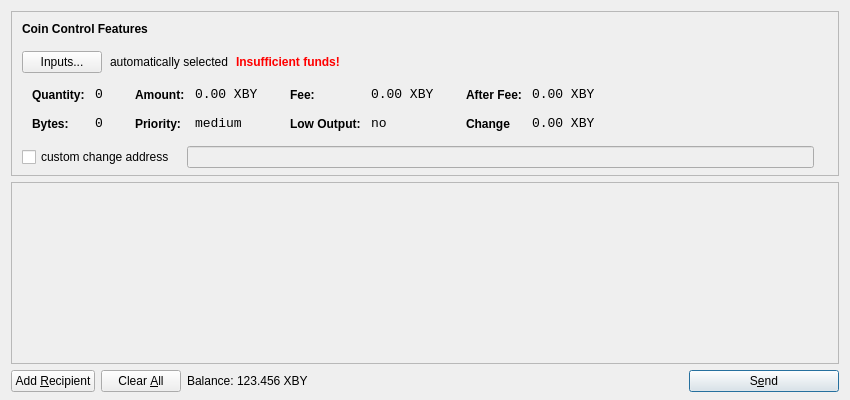
<?xml version="1.0" encoding="UTF-8"?>
<ui version="4.0">
 <class>SendCoinsDialog</class>
 <widget class="QDialog" name="SendCoinsDialog">
  <property name="geometry">
   <rect>
    <x>0</x>
    <y>0</y>
    <width>850</width>
    <height>400</height>
   </rect>
  </property>
  <property name="windowTitle">
   <string>Send Coins</string>
  </property>
  <layout class="QVBoxLayout" name="verticalLayout" stretch="0,1,0">
   <property name="bottomMargin">
    <number>8</number>
   </property>
   <item>
    <widget class="QFrame" name="frameCoinControl">
     <property name="sizePolicy">
      <sizepolicy hsizetype="Expanding" vsizetype="Expanding">
       <horstretch>0</horstretch>
       <verstretch>0</verstretch>
      </sizepolicy>
     </property>
     <property name="maximumSize">
      <size>
       <width>16777215</width>
       <height>16777215</height>
      </size>
     </property>
     <property name="frameShape">
      <enum>QFrame::StyledPanel</enum>
     </property>
     <property name="frameShadow">
      <enum>QFrame::Sunken</enum>
     </property>
     <layout class="QVBoxLayout" name="verticalLayoutCoinControl2">
      <property name="spacing">
       <number>-1</number>
      </property>
      <property name="leftMargin">
       <number>0</number>
      </property>
      <property name="topMargin">
       <number>0</number>
      </property>
      <property name="rightMargin">
       <number>0</number>
      </property>
      <property name="bottomMargin">
       <number>6</number>
      </property>
      <item>
       <layout class="QVBoxLayout" name="verticalLayoutCoinControl" stretch="0,0,0,0,1">
        <property name="spacing">
         <number>0</number>
        </property>
        <property name="leftMargin">
         <number>10</number>
        </property>
        <property name="topMargin">
         <number>10</number>
        </property>
        <item>
         <layout class="QHBoxLayout" name="horizontalLayoutCoinControl1">
          <property name="bottomMargin">
           <number>15</number>
          </property>
          <item>
           <widget class="QLabel" name="labelCoinControlFeatures">
            <property name="sizePolicy">
             <sizepolicy hsizetype="Preferred" vsizetype="Maximum">
              <horstretch>0</horstretch>
              <verstretch>0</verstretch>
             </sizepolicy>
            </property>
            <property name="font">
             <font>
              <weight>75</weight>
              <bold>true</bold>
             </font>
            </property>
            <property name="styleSheet">
             <string notr="true">font-weight:bold;</string>
            </property>
            <property name="text">
             <string>Coin Control Features</string>
            </property>
           </widget>
          </item>
         </layout>
        </item>
        <item>
         <layout class="QHBoxLayout" name="horizontalLayoutCoinControl2" stretch="0,0,0,0">
          <property name="spacing">
           <number>8</number>
          </property>
          <property name="bottomMargin">
           <number>10</number>
          </property>
          <item>
           <widget class="QPushButton" name="pushButtonCoinControl">
            <property name="styleSheet">
             <string notr="true"/>
            </property>
            <property name="text">
             <string>Inputs...</string>
            </property>
           </widget>
          </item>
          <item>
           <widget class="QLabel" name="labelCoinControlAutomaticallySelected">
            <property name="text">
             <string>automatically selected</string>
            </property>
            <property name="margin">
             <number>5</number>
            </property>
           </widget>
          </item>
          <item>
           <widget class="QLabel" name="labelCoinControlInsuffFunds">
            <property name="font">
             <font>
              <weight>75</weight>
              <bold>true</bold>
             </font>
            </property>
            <property name="styleSheet">
             <string notr="true">color:red;font-weight:bold;</string>
            </property>
            <property name="text">
             <string>Insufficient funds!</string>
            </property>
            <property name="margin">
             <number>5</number>
            </property>
           </widget>
          </item>
          <item>
           <spacer name="horizontalSpacerCoinControl">
            <property name="orientation">
             <enum>Qt::Horizontal</enum>
            </property>
            <property name="sizeHint" stdset="0">
             <size>
              <width>40</width>
              <height>1</height>
             </size>
            </property>
           </spacer>
          </item>
         </layout>
        </item>
        <item>
         <widget class="QWidget" name="widgetCoinControl" native="true">
          <property name="sizePolicy">
           <sizepolicy hsizetype="Preferred" vsizetype="Preferred">
            <horstretch>0</horstretch>
            <verstretch>0</verstretch>
           </sizepolicy>
          </property>
          <property name="minimumSize">
           <size>
            <width>0</width>
            <height>0</height>
           </size>
          </property>
          <property name="styleSheet">
           <string notr="true"/>
          </property>
          <layout class="QHBoxLayout" name="horizontalLayoutCoinControl5">
           <property name="margin">
            <number>0</number>
           </property>
           <item>
            <layout class="QHBoxLayout" name="horizontalLayoutCoinControl3" stretch="0,0,0,1">
             <property name="spacing">
              <number>20</number>
             </property>
             <property name="topMargin">
              <number>0</number>
             </property>
             <property name="bottomMargin">
              <number>10</number>
             </property>
             <item>
              <layout class="QFormLayout" name="formLayoutCoinControl1">
               <property name="horizontalSpacing">
                <number>10</number>
               </property>
               <property name="verticalSpacing">
                <number>14</number>
               </property>
               <property name="leftMargin">
                <number>10</number>
               </property>
               <property name="topMargin">
                <number>4</number>
               </property>
               <property name="rightMargin">
                <number>6</number>
               </property>
               <item row="0" column="0">
                <widget class="QLabel" name="labelCoinControlQuantityText">
                 <property name="styleSheet">
                  <string notr="true">font-weight:bold;</string>
                 </property>
                 <property name="text">
                  <string>Quantity:</string>
                 </property>
                 <property name="margin">
                  <number>0</number>
                 </property>
                </widget>
               </item>
               <item row="0" column="1">
                <widget class="QLabel" name="labelCoinControlQuantity">
                 <property name="font">
                  <font>
                   <family>Monospace</family>
                   <pointsize>10</pointsize>
                  </font>
                 </property>
                 <property name="cursor">
                  <cursorShape>IBeamCursor</cursorShape>
                 </property>
                 <property name="contextMenuPolicy">
                  <enum>Qt::ActionsContextMenu</enum>
                 </property>
                 <property name="text">
                  <string>0</string>
                 </property>
                 <property name="margin">
                  <number>0</number>
                 </property>
                 <property name="textInteractionFlags">
                  <set>Qt::LinksAccessibleByMouse|Qt::TextSelectableByKeyboard|Qt::TextSelectableByMouse</set>
                 </property>
                </widget>
               </item>
               <item row="1" column="0">
                <widget class="QLabel" name="labelCoinControlBytesText">
                 <property name="styleSheet">
                  <string notr="true">font-weight:bold;</string>
                 </property>
                 <property name="text">
                  <string>Bytes:</string>
                 </property>
                </widget>
               </item>
               <item row="1" column="1">
                <widget class="QLabel" name="labelCoinControlBytes">
                 <property name="font">
                  <font>
                   <family>Monospace</family>
                   <pointsize>10</pointsize>
                  </font>
                 </property>
                 <property name="cursor">
                  <cursorShape>IBeamCursor</cursorShape>
                 </property>
                 <property name="contextMenuPolicy">
                  <enum>Qt::ActionsContextMenu</enum>
                 </property>
                 <property name="text">
                  <string>0</string>
                 </property>
                 <property name="textInteractionFlags">
                  <set>Qt::LinksAccessibleByMouse|Qt::TextSelectableByKeyboard|Qt::TextSelectableByMouse</set>
                 </property>
                </widget>
               </item>
              </layout>
             </item>
             <item>
              <layout class="QFormLayout" name="formLayoutCoinControl2">
               <property name="horizontalSpacing">
                <number>10</number>
               </property>
               <property name="verticalSpacing">
                <number>14</number>
               </property>
               <property name="leftMargin">
                <number>6</number>
               </property>
               <property name="topMargin">
                <number>4</number>
               </property>
               <property name="rightMargin">
                <number>6</number>
               </property>
               <item row="0" column="0">
                <widget class="QLabel" name="labelCoinControlAmountText">
                 <property name="styleSheet">
                  <string notr="true">font-weight:bold;</string>
                 </property>
                 <property name="text">
                  <string>Amount:</string>
                 </property>
                 <property name="margin">
                  <number>0</number>
                 </property>
                </widget>
               </item>
               <item row="0" column="1">
                <widget class="QLabel" name="labelCoinControlAmount">
                 <property name="font">
                  <font>
                   <family>Monospace</family>
                   <pointsize>10</pointsize>
                  </font>
                 </property>
                 <property name="cursor">
                  <cursorShape>IBeamCursor</cursorShape>
                 </property>
                 <property name="contextMenuPolicy">
                  <enum>Qt::ActionsContextMenu</enum>
                 </property>
                 <property name="text">
                  <string>0.00 XBY</string>
                 </property>
                 <property name="textInteractionFlags">
                  <set>Qt::LinksAccessibleByMouse|Qt::TextSelectableByKeyboard|Qt::TextSelectableByMouse</set>
                 </property>
                </widget>
               </item>
               <item row="1" column="0">
                <widget class="QLabel" name="labelCoinControlPriorityText">
                 <property name="styleSheet">
                  <string notr="true">font-weight:bold;</string>
                 </property>
                 <property name="text">
                  <string>Priority:</string>
                 </property>
                </widget>
               </item>
               <item row="1" column="1">
                <widget class="QLabel" name="labelCoinControlPriority">
                 <property name="font">
                  <font>
                   <family>Monospace</family>
                   <pointsize>10</pointsize>
                  </font>
                 </property>
                 <property name="cursor">
                  <cursorShape>IBeamCursor</cursorShape>
                 </property>
                 <property name="contextMenuPolicy">
                  <enum>Qt::ActionsContextMenu</enum>
                 </property>
                 <property name="text">
                  <string>medium</string>
                 </property>
                 <property name="textInteractionFlags">
                  <set>Qt::LinksAccessibleByMouse|Qt::TextSelectableByKeyboard|Qt::TextSelectableByMouse</set>
                 </property>
                </widget>
               </item>
              </layout>
             </item>
             <item>
              <layout class="QFormLayout" name="formLayoutCoinControl3">
               <property name="horizontalSpacing">
                <number>10</number>
               </property>
               <property name="verticalSpacing">
                <number>14</number>
               </property>
               <property name="leftMargin">
                <number>6</number>
               </property>
               <property name="topMargin">
                <number>4</number>
               </property>
               <property name="rightMargin">
                <number>6</number>
               </property>
               <item row="0" column="0">
                <widget class="QLabel" name="labelCoinControlFeeText">
                 <property name="styleSheet">
                  <string notr="true">font-weight:bold;</string>
                 </property>
                 <property name="text">
                  <string>Fee:</string>
                 </property>
                 <property name="margin">
                  <number>0</number>
                 </property>
                </widget>
               </item>
               <item row="0" column="1">
                <widget class="QLabel" name="labelCoinControlFee">
                 <property name="font">
                  <font>
                   <family>Monospace</family>
                   <pointsize>10</pointsize>
                  </font>
                 </property>
                 <property name="cursor">
                  <cursorShape>IBeamCursor</cursorShape>
                 </property>
                 <property name="contextMenuPolicy">
                  <enum>Qt::ActionsContextMenu</enum>
                 </property>
                 <property name="text">
                  <string>0.00 XBY</string>
                 </property>
                 <property name="textInteractionFlags">
                  <set>Qt::LinksAccessibleByMouse|Qt::TextSelectableByKeyboard|Qt::TextSelectableByMouse</set>
                 </property>
                </widget>
               </item>
               <item row="1" column="0">
                <widget class="QLabel" name="labelCoinControlLowOutputText">
                 <property name="styleSheet">
                  <string notr="true">font-weight:bold;</string>
                 </property>
                 <property name="text">
                  <string>Low Output:</string>
                 </property>
                </widget>
               </item>
               <item row="1" column="1">
                <widget class="QLabel" name="labelCoinControlLowOutput">
                 <property name="font">
                  <font>
                   <family>Monospace</family>
                   <pointsize>10</pointsize>
                  </font>
                 </property>
                 <property name="cursor">
                  <cursorShape>IBeamCursor</cursorShape>
                 </property>
                 <property name="contextMenuPolicy">
                  <enum>Qt::ActionsContextMenu</enum>
                 </property>
                 <property name="text">
                  <string>no</string>
                 </property>
                 <property name="textInteractionFlags">
                  <set>Qt::LinksAccessibleByMouse|Qt::TextSelectableByKeyboard|Qt::TextSelectableByMouse</set>
                 </property>
                </widget>
               </item>
              </layout>
             </item>
             <item>
              <layout class="QFormLayout" name="formLayoutCoinControl4">
               <property name="horizontalSpacing">
                <number>10</number>
               </property>
               <property name="verticalSpacing">
                <number>14</number>
               </property>
               <property name="leftMargin">
                <number>6</number>
               </property>
               <property name="topMargin">
                <number>4</number>
               </property>
               <property name="rightMargin">
                <number>6</number>
               </property>
               <item row="0" column="0">
                <widget class="QLabel" name="labelCoinControlAfterFeeText">
                 <property name="styleSheet">
                  <string notr="true">font-weight:bold;</string>
                 </property>
                 <property name="text">
                  <string>After Fee:</string>
                 </property>
                 <property name="margin">
                  <number>0</number>
                 </property>
                </widget>
               </item>
               <item row="0" column="1">
                <widget class="QLabel" name="labelCoinControlAfterFee">
                 <property name="font">
                  <font>
                   <family>Monospace</family>
                   <pointsize>10</pointsize>
                  </font>
                 </property>
                 <property name="cursor">
                  <cursorShape>IBeamCursor</cursorShape>
                 </property>
                 <property name="contextMenuPolicy">
                  <enum>Qt::ActionsContextMenu</enum>
                 </property>
                 <property name="text">
                  <string>0.00 XBY</string>
                 </property>
                 <property name="textInteractionFlags">
                  <set>Qt::LinksAccessibleByMouse|Qt::TextSelectableByKeyboard|Qt::TextSelectableByMouse</set>
                 </property>
                </widget>
               </item>
               <item row="1" column="0">
                <widget class="QLabel" name="labelCoinControlChangeText">
                 <property name="styleSheet">
                  <string notr="true">font-weight:bold;</string>
                 </property>
                 <property name="text">
                  <string>Change</string>
                 </property>
                </widget>
               </item>
               <item row="1" column="1">
                <widget class="QLabel" name="labelCoinControlChange">
                 <property name="font">
                  <font>
                   <family>Monospace</family>
                   <pointsize>10</pointsize>
                  </font>
                 </property>
                 <property name="cursor">
                  <cursorShape>IBeamCursor</cursorShape>
                 </property>
                 <property name="contextMenuPolicy">
                  <enum>Qt::ActionsContextMenu</enum>
                 </property>
                 <property name="text">
                  <string>0.00 XBY</string>
                 </property>
                 <property name="textInteractionFlags">
                  <set>Qt::LinksAccessibleByMouse|Qt::TextSelectableByKeyboard|Qt::TextSelectableByMouse</set>
                 </property>
                </widget>
               </item>
              </layout>
             </item>
            </layout>
           </item>
          </layout>
         </widget>
        </item>
        <item>
         <layout class="QHBoxLayout" name="horizontalLayoutCoinControl4" stretch="0,0,0">
          <property name="spacing">
           <number>12</number>
          </property>
          <property name="sizeConstraint">
           <enum>QLayout::SetDefaultConstraint</enum>
          </property>
          <property name="topMargin">
           <number>5</number>
          </property>
          <property name="rightMargin">
           <number>5</number>
          </property>
          <item>
           <widget class="QCheckBox" name="checkBoxCoinControlChange">
            <property name="text">
             <string>custom change address</string>
            </property>
           </widget>
          </item>
          <item>
           <widget class="QLineEdit" name="lineEditCoinControlChange">
            <property name="enabled">
             <bool>false</bool>
            </property>
            <property name="sizePolicy">
             <sizepolicy hsizetype="Expanding" vsizetype="Fixed">
              <horstretch>0</horstretch>
              <verstretch>0</verstretch>
             </sizepolicy>
            </property>
           </widget>
          </item>
          <item>
           <widget class="QLabel" name="labelCoinControlChangeLabel">
            <property name="sizePolicy">
             <sizepolicy hsizetype="Preferred" vsizetype="Expanding">
              <horstretch>0</horstretch>
              <verstretch>0</verstretch>
             </sizepolicy>
            </property>
            <property name="minimumSize">
             <size>
              <width>0</width>
              <height>0</height>
             </size>
            </property>
            <property name="text">
             <string/>
            </property>
            <property name="margin">
             <number>3</number>
            </property>
           </widget>
          </item>
         </layout>
        </item>
        <item>
         <spacer name="verticalSpacerCoinControl">
          <property name="orientation">
           <enum>Qt::Vertical</enum>
          </property>
          <property name="sizeHint" stdset="0">
           <size>
            <width>800</width>
            <height>1</height>
           </size>
          </property>
         </spacer>
        </item>
       </layout>
      </item>
     </layout>
    </widget>
   </item>
   <item>
    <widget class="QScrollArea" name="scrollArea">
     <property name="widgetResizable">
      <bool>true</bool>
     </property>
     <widget class="QWidget" name="scrollAreaWidgetContents">
      <property name="geometry">
       <rect>
        <x>0</x>
        <y>0</y>
        <width>830</width>
        <height>165</height>
       </rect>
      </property>
      <layout class="QVBoxLayout" name="verticalLayout_2">
       <property name="margin">
        <number>0</number>
       </property>
       <item>
        <layout class="QVBoxLayout" name="entries">
         <property name="spacing">
          <number>6</number>
         </property>
        </layout>
       </item>
       <item>
        <spacer name="verticalSpacer">
         <property name="orientation">
          <enum>Qt::Vertical</enum>
         </property>
         <property name="sizeHint" stdset="0">
          <size>
           <width>20</width>
           <height>40</height>
          </size>
         </property>
        </spacer>
       </item>
      </layout>
     </widget>
    </widget>
   </item>
   <item>
    <layout class="QHBoxLayout" name="horizontalLayout">
     <item>
      <widget class="QPushButton" name="addButton">
       <property name="toolTip">
        <string>Send to multiple recipients at once</string>
       </property>
       <property name="text">
        <string>Add &amp;Recipient</string>
       </property>
       <property name="icon">
        <iconset resource="../bitcoin.qrc">
         <normaloff>:/icons/add</normaloff>:/icons/add</iconset>
       </property>
       <property name="autoDefault">
        <bool>false</bool>
       </property>
      </widget>
     </item>
     <item>
      <widget class="QPushButton" name="clearButton">
       <property name="sizePolicy">
        <sizepolicy hsizetype="Minimum" vsizetype="Fixed">
         <horstretch>0</horstretch>
         <verstretch>0</verstretch>
        </sizepolicy>
       </property>
       <property name="toolTip">
        <string>Remove all transaction fields</string>
       </property>
       <property name="text">
        <string>Clear &amp;All</string>
       </property>
       <property name="icon">
        <iconset resource="../bitcoin.qrc">
         <normaloff>:/icons/remove</normaloff>:/icons/remove</iconset>
       </property>
       <property name="autoRepeatDelay">
        <number>300</number>
       </property>
       <property name="autoDefault">
        <bool>false</bool>
       </property>
      </widget>
     </item>
     <item>
      <layout class="QHBoxLayout" name="horizontalLayout_2">
       <property name="spacing">
        <number>3</number>
       </property>
       <item>
        <widget class="QLabel" name="label">
         <property name="sizePolicy">
          <sizepolicy hsizetype="Preferred" vsizetype="Fixed">
           <horstretch>0</horstretch>
           <verstretch>0</verstretch>
          </sizepolicy>
         </property>
         <property name="text">
          <string>Balance:</string>
         </property>
        </widget>
       </item>
       <item>
        <widget class="QLabel" name="labelBalance">
         <property name="sizePolicy">
          <sizepolicy hsizetype="Preferred" vsizetype="Fixed">
           <horstretch>0</horstretch>
           <verstretch>0</verstretch>
          </sizepolicy>
         </property>
         <property name="cursor">
          <cursorShape>IBeamCursor</cursorShape>
         </property>
         <property name="text">
          <string>123.456 XBY</string>
         </property>
         <property name="textInteractionFlags">
          <set>Qt::LinksAccessibleByMouse|Qt::TextSelectableByKeyboard|Qt::TextSelectableByMouse</set>
         </property>
        </widget>
       </item>
      </layout>
     </item>
     <item>
      <spacer name="horizontalSpacer">
       <property name="orientation">
        <enum>Qt::Horizontal</enum>
       </property>
       <property name="sizeHint" stdset="0">
        <size>
         <width>40</width>
         <height>20</height>
        </size>
       </property>
      </spacer>
     </item>
     <item>
      <widget class="QPushButton" name="sendButton">
       <property name="minimumSize">
        <size>
         <width>150</width>
         <height>0</height>
        </size>
       </property>
       <property name="toolTip">
        <string>Confirm the send action</string>
       </property>
       <property name="text">
        <string>S&amp;end</string>
       </property>
       <property name="icon">
        <iconset resource="../bitcoin.qrc">
         <normaloff>:/icons/send</normaloff>:/icons/send</iconset>
       </property>
       <property name="default">
        <bool>true</bool>
       </property>
      </widget>
     </item>
    </layout>
   </item>
  </layout>
 </widget>
 <resources>
  <include location="../bitcoin.qrc"/>
 </resources>
 <connections/>
</ui>
